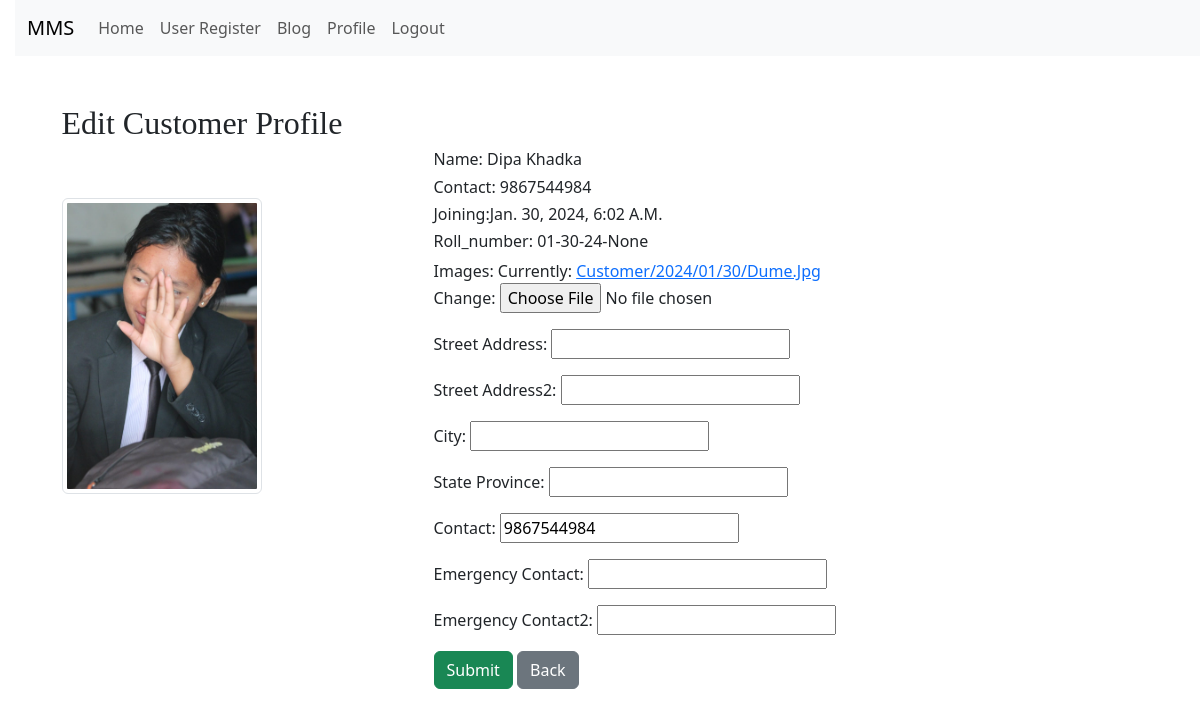
The page /profile_edit/ (signed in) on the database as committed earlier.
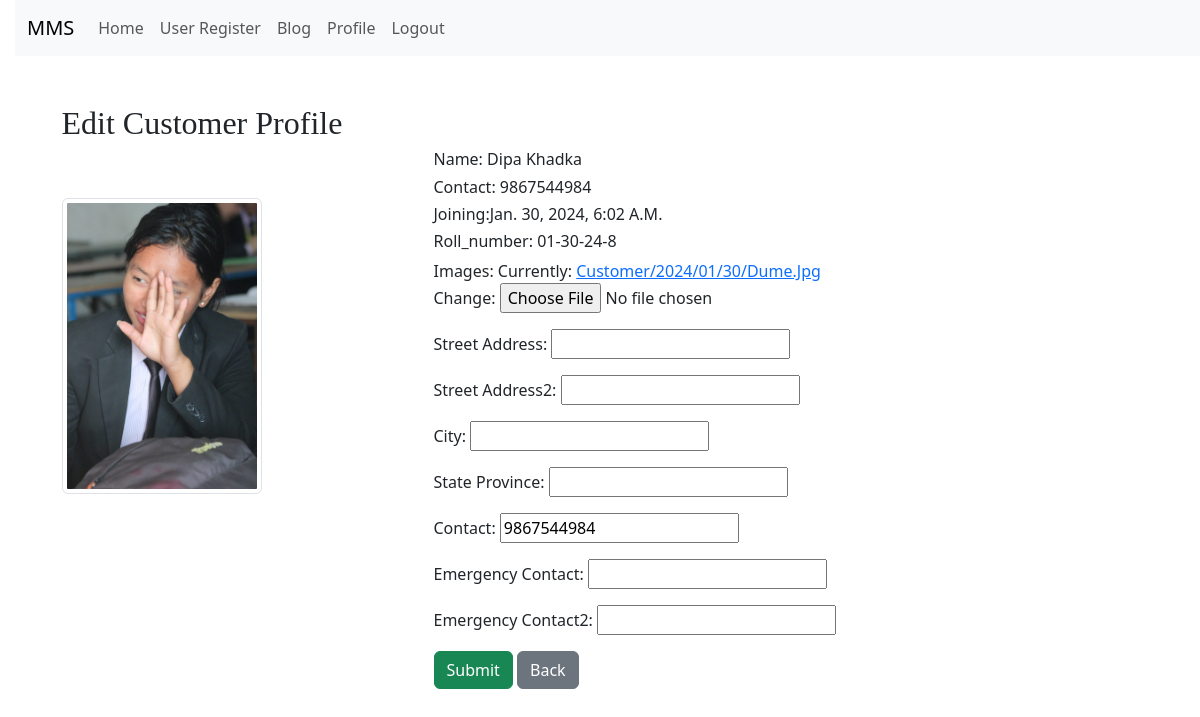
The same page on the database as committed later.
### app/models.py (models this page shows, shortened)
class Customer(models.Model):
    member = models.ForeignKey(User, on_delete=models.CASCADE)
    images = models.ImageField(upload_to="Customer/%Y/%m/%d", blank=False)
    street_address = models.CharField(max_length=255, blank=True, null=True)
    street_address2 = models.CharField(max_length=255, blank=True, null=True)
    city = models.CharField(max_length=100, blank=True, null=True)
    state_province = models.CharField(max_length=100, blank=True, null=True)
    date_of_signature = models.DateTimeField(default=timezone.now)
    contact = models.CharField(max_length=10)
    emergency_contact = models.CharField(max_length=10, blank=True, null=True)
    emergency_contact2 = models.CharField(max_length=10, blank=True, null=True)
    rollnumber = models.CharField(max_length=20, unique=True, editable=False)

### app/views.py (the view, shortened to what this page needs)
# urls.py: path("profile_edit/", CustomerProfileEditView.as_view(), name="profile_edit"),
class CustomerProfileEditView(LoginRequiredMixin, View):
    template_name = "app/customer/customer_profile_edit.html"
    login_url = "/user_login/"
    def get(self, request, *args, **kwargs):
        try:
            customer = get_object_or_404(Customer, member=request.user)
            form = CustomerProfileEditForm(instance=customer)
            return render(
                request, self.template_name, {"form": form, "customer": customer}
            )
        except Http404:
            messages.error(request, "Customer not found.")
            return redirect("home")

### app/forms.py
class CustomerProfileEditForm(forms.ModelForm):
    class Meta:
        model = Customer
        fields = [
            'images',
            'street_address',
            'street_address2',
            'city',
            'state_province',
            'contact',
            'emergency_contact',
            'emergency_contact2',
        ]

### template/app/customer/customer_profile_edit.html (shortened to what this page needs)
{% extends "app/base.html" %}
{% load static %}
{% block content %}
<div class="container mt-5">
     <div class="row justify-content-center">
          <h2>Edit Customer Profile</h2>
          <div class="col-md-4">
               <img src="{{customer.images.url }}" alt="Images" height="200" width="200"
                    class="img-thumbnail  my-5 d-flex">
          </div>
          <div class="col-md-8 text-capitalize">
               <h6 class="col-sm-6 form-group form-row">Name: {{ customer.member.first_name }}
                    {{customer.member.last_name}}</h6>
               <h6 class="col-sm-6 form-group form-row">Contact: {{customer.contact}}</h6>
               <h6 class="col-sm-6 form-group form-row">Joining:{{customer.date_of_signature}}</h6>
               <h6 class="col-sm-6 form-group form-row">Roll_number: {{customer.rollnumber}}</h6>
               <form method="post" enctype="multipart/form-data">
                    {{ form.as_p }}
                    <button type="submit" class="btn btn-success">Submit</button>
                    <a href="{% url 'profile' %}" class="btn btn-secondary ">Back</a>
               </form>
          </div>
     </div>
</div>
{% endblock content %}

Rows that differ between the two databases and show on the page:
changed Customer "Dipa": rollnumber "01-30-24-None" → "01-30-24-8"
